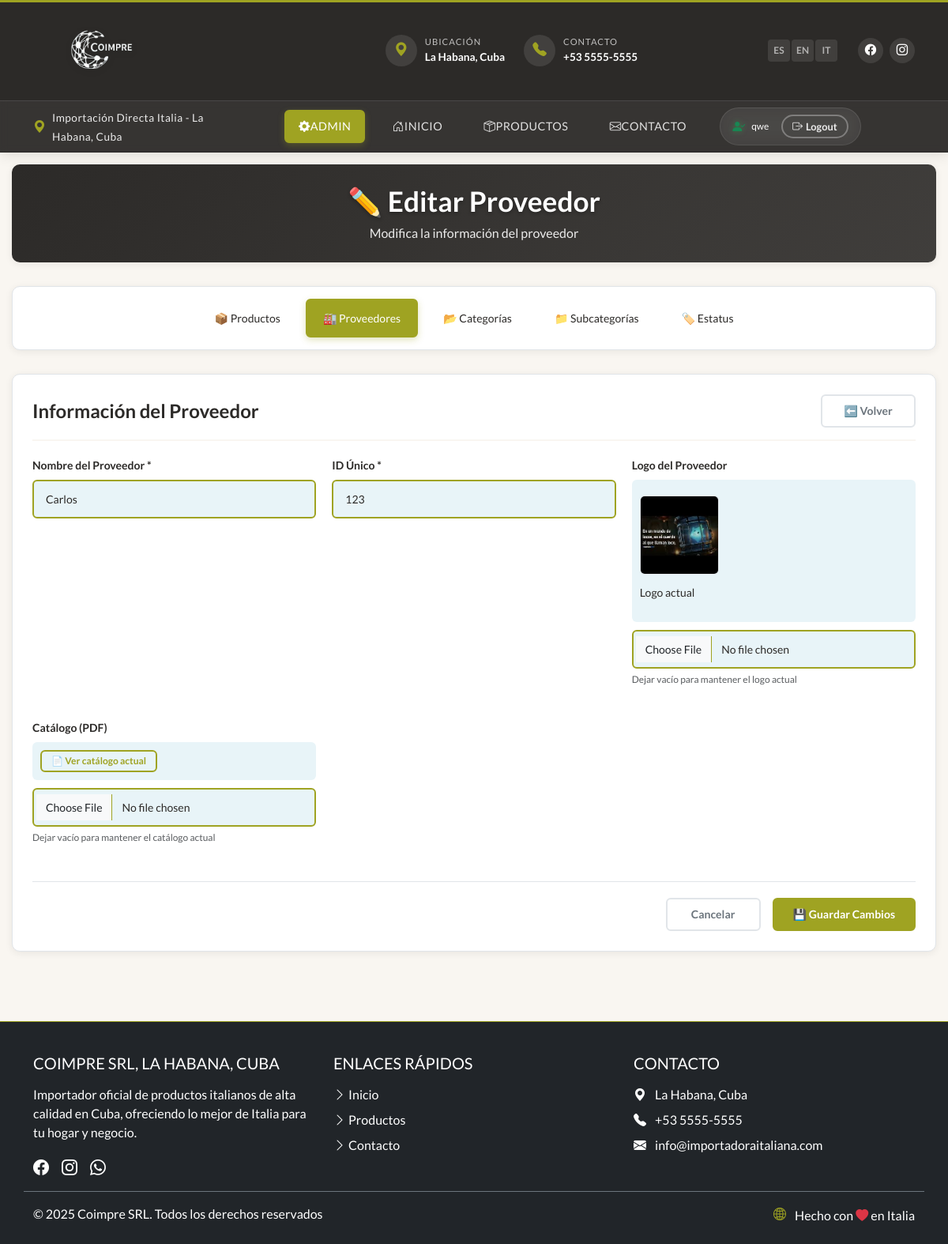
Screenshot of /productos/admin/proveedores/edit/1/ (signed in) with the database file from the repository.
### productos/models.py (models this page shows, shortened)
class Proveedor(models.Model):
    name = models.CharField(max_length=120, verbose_name="Nombre")
    slug = models.SlugField(unique=True, blank=True)
    logo = models.ImageField(upload_to='proveedores/', blank=True, null=True, verbose_name="Logo")
    id_unico = models.CharField(max_length=50, unique=True, verbose_name="ID Único", help_text="Identificador único del proveedor", default="temp_id")
    catalogo = models.FileField(upload_to='catalogos/', blank=True, null=True, verbose_name="Catálogo (PDF)")
    def count_productos(self):
        """Cuenta los productos activos del proveedor"""
        return self.productos_asociados.count()
    count_productos.short_description = "Productos Activos"
    class Meta:
        verbose_name = "Proveedor"
        verbose_name_plural = "Proveedores"

### productos/views.py (the view)
    def wrapper(request, *args, **kwargs):
        if not request.user.is_authenticated:
            messages.warning(request, 'Debes iniciar sesión para acceder a esta página.')
            return redirect('productos:secret_login')
        if not is_staff_user(request.user):
            messages.error(request, 'No tienes permisos para acceder a esta página.')
            raise Http404("Página no encontrada")
        return view_func(request, *args, **kwargs)

### productos/templates/productos/edit_proveedor.html (shortened to what this page needs)
{% extends 'coimpres_cuba/base.html' %}
{% load static %}
{% block extra_css %}
<link rel="stylesheet" href="{% static 'css/admin.css' %}">
{% endblock %}
{% block content %}
<div class="admin-container">
    <div class="admin-header">
        <h1>✏️ Editar Proveedor</h1>
        <p>Modifica la información del proveedor</p>
    </div>
    <div class="admin-nav">
        <a href="{% url 'productos:admin_panel' %}" class="nav-link">📦 Productos</a>
        <a href="{% url 'productos:manage_proveedores' %}" class="nav-link active">🏭 Proveedores</a>
        <a href="{% url 'productos:manage_categories' %}" class="nav-link">📂 Categorías</a>
        <a href="{% url 'productos:manage_subcategories' %}" class="nav-link">📁 Subcategorías</a>
        <a href="{% url 'productos:manage_estatus' %}" class="nav-link">🏷️ Estatus</a>
    </div>
    <div class="admin-section">
        <div class="section-header">
            <h2>Información del Proveedor</h2>
            <a href="{% url 'productos:manage_proveedores' %}" class="btn btn-secondary">⬅️ Volver</a>
        </div>
        <form method="post" enctype="multipart/form-data">
            <div class="form-grid">
                <div class="form-group">
                    <label for="proveedor_name">Nombre del Proveedor *</label>
                    <input type="text" id="proveedor_name" name="name" class="form-control" value="{{ proveedor.name|default:'' }}" required>
                </div>
                <div class="form-group">
                    <label for="proveedor_id_unico">ID Único *</label>
                    <input type="text" id="proveedor_id_unico" name="id_unico" class="form-control" value="{{ proveedor.id_unico|default:'' }}" required>
                </div>
                <div class="form-group">
                    <label for="proveedor_logo">Logo del Proveedor</label>
                    {% if proveedor.logo %}
                        <div class="current-file">
                            <img src="{{ proveedor.logo.url }}" alt="{{ proveedor.name }}" class="current-logo">
                            <p><small>Logo actual</small></p>
                        </div>
                    {% endif %}
                    <input type="file" id="proveedor_logo" name="logo" class="form-control" accept="image/*">
                    <small class="form-text text-muted">Dejar vacío para mantener el logo actual</small>
                </div>
                <div class="form-group">
                    <label for="proveedor_catalogo">Catálogo (PDF)</label>
                    {% if proveedor.catalogo %}
                        <div class="current-file">
                            <a href="{{ proveedor.catalogo.url }}" target="_blank" class="btn btn-sm btn-outline-primary">📄 Ver catálogo actual</a>
                        </div>
                    {% endif %}
                    <input type="file" id="proveedor_catalogo" name="catalogo" class="form-control" accept=".pdf">
                    <small class="form-text text-muted">Dejar vacío para mantener el catálogo actual</small>
                </div>
            </div>
            <div class="form-actions">
                <a href="{% url 'productos:manage_proveedores' %}" class="btn btn-secondary">Cancelar</a>
                <button type="submit" class="btn btn-primary">💾 Guardar Cambios</button>
            </div>
        </form>
    </div>
</div>
{% endblock %}

### coimpres_cuba/templates/coimpres_cuba/base.html (shortened to what this page needs)
{% load static %}
<!DOCTYPE html>
<html lang="{{ lang }}">
<head>
    <link href="https://cdn.jsdelivr.net/npm/bootstrap@5.3.0/dist/css/bootstrap.min.css" rel="stylesheet">
    <link rel="stylesheet" href="https://cdn.jsdelivr.net/npm/bootstrap-icons@1.11.0/font/bootstrap-icons.css">
    <link rel="stylesheet" href="https://cdnjs.cloudflare.com/ajax/libs/animate.css/4.1.1/animate.min.css">
    <link rel="stylesheet" href="{% static 'css/styles.css' %}">
    <link rel="stylesheet" href="{% static 'css/header.css' %}">
    <link rel="stylesheet" href="{% static 'css/components.css' %}">
    {% block extra_css %}{% endblock %}
</head>
<body>
    <header class="enhanced-header position-relative">
        <div class="container py-0">
            <div class="header-main py-3">
                <div class="row align-items-center">
                    <div class="col-lg-4 col-md-3 col-7">
                        <a class="header-logo-container" href="{% url 'home' %}">
                            <div class="logo-wrapper">
                                <img src="{% static 'img/logo_3.png' %}" alt="Coimpres Cuba Logo" class="logo-img" />
                            </div>
                        </a>
                    </div>
                    <div class="col-lg-5 col-md-6 d-none d-md-block">
                        <div class="header-contact-info d-flex justify-content-center">
                            <div class="contact-info-item me-4">
                                <div class="contact-icon">
                                    <i class="bi bi-geo-alt-fill"></i>
                                </div>
                                <div class="contact-text">
                                    <span class="contact-label">Ubicación</span>
                                    <span class="contact-value">La Habana, Cuba</span>
                                </div>
                            </div>
                            <div class="contact-info-item">
                                <div class="contact-icon">
                                    <i class="bi bi-telephone-fill"></i>
                                </div>
                                <div class="contact-text">
                                    <span class="contact-label">Contacto</span>
                                    <span class="contact-value">+53 5555-5555</span>
                                </div>
                            </div>
                        </div>
                    </div>
                    <div class="col-lg-3 col-md-3 col-5">
                        <div class="header-actions d-flex align-items-center justify-content-end">
                            <div class="language-selector me-3">
                                <div class="btn-group" role="group">
                                    <a href="?lang=es" class="lang-btn {% if lang == 'es' %}active{% endif %}">ES</a>
                                    <a href="?lang=en" class="lang-btn {% if lang == 'en' %}active{% endif %}">EN</a>
                                    <a href="?lang=it" class="lang-btn {% if lang == 'it' %}active{% endif %}">IT</a>
                                </div>
                            </div>
                            <div class="header-social-icons d-none d-lg-flex">
                                <a href="#" class="social-icon-circle" aria-label="Facebook">
                                    <i class="bi bi-facebook"></i>
                                </a>
                                <a href="#" class="social-icon-circle" aria-label="Instagram">
                                    <i class="bi bi-instagram"></i>
                                </a>
                            </div>
                        </div>
                    </div>
                </div>
            </div>
        </div>
        <nav class="enhanced-nav">
            <div class="container">
                <div class="d-flex align-items-center justify-content-between py-2">
                    <div class="location-full d-none d-md-flex align-items-center">
                        <div class="location-icon">
                            <i class="bi bi-geo-alt-fill text-accent me-2"></i>
                        </div>
                        <div>
                            <span class="location-text">Importación Directa Italia - La Habana, Cuba</span>
                        </div>
                    </div>
                    <div class="navbar-collapse collapse-mobile d-lg-flex align-items-center justify-content-center" id="navbarNav">
                        <ul class="navbar-nav d-flex align-items-center">
                            {% if user.is_authenticated and user.is_staff %}
                            <li class="nav-item">
                                <a class="nav-link {% if '/productos/admin/' in request.path %}active{% endif %}" href="{% url 'productos:admin_panel' %}" title="Panel de Administración">
                                    <i class="bi bi-gear-fill"></i> Admin
                                </a>
                            </li>
                            {% endif %}
                            <li class="nav-item">
                                <a class="nav-link {% if request.path == '/' %}active{% endif %}" href="/">
                                    <i class="bi bi-house-door"></i> {{ i18n.home|default:"Inicio" }}
                                </a>
                            </li>
                            <li class="nav-item">
                                <a class="nav-link {% if request.path == '/productos/' %}active{% endif %}" href="/productos/">
                                    <i class="bi bi-box-seam"></i> {{ i18n.products|default:"Productos" }}
                                </a>
                            </li>
                            <li class="nav-item">
                                <a class="nav-link {% if request.path == '/contact/' %}active{% endif %}" href="/contact/">
                                    <i class="bi bi-envelope"></i> {{ i18n.contact|default:"Contacto" }}
                                </a>
                            </li>
                        </ul>
                        {% if user.is_authenticated and user.is_staff %}
                        <div class="navbar-auth-info d-flex align-items-center ms-lg-3">
                            <div class="auth-user-info d-none d-lg-flex align-items-center me-3">
                                <i class="bi bi-person-check-fill text-success me-2"></i>
                                <span class="text-white small">{{ user.get_full_name|default:user.username }}</span>
                            </div>
                            <a href="{% url 'productos:admin_logout' %}" class="btn btn-outline-light btn-sm" title="Cerrar Sesión">
                                <i class="bi bi-box-arrow-right"></i>
                                <span class="d-none d-lg-inline ms-1">Logout</span>
                            </a>
                        </div>
                        {% endif %}
                    </div>
                </div>
            </div>
        </nav>
    </header>
    <main>
        {% block content %}{% endblock %}
    </main>
    <footer class="bg-dark text-white py-4 mt-5">
        <div class="container">
            <div class="row py-3">
                <div class="col-lg-4 col-md-6 mb-4 mb-md-0">
                    <h5 class="text-uppercase mb-3">Coimpre SRL, La Habana, Cuba</h5>
                    <p class="mb-3">{{ i18n.footer_description|default:"Importador oficial de productos italianos de alta calidad en Cuba, ofreciendo lo mejor de Italia para tu hogar y negocio." }}</p>
                    <div class="d-flex social-icons">
                        <a href="#" class="me-3 text-white"><i class="bi bi-facebook fs-5"></i></a>
                        <a href="#" class="me-3 text-white"><i class="bi bi-instagram fs-5"></i></a>
                        <a href="#" class="text-white"><i class="bi bi-whatsapp fs-5"></i></a>
                    </div>
                </div>
                <div class="col-lg-4 col-md-6 mb-4 mb-md-0">
                    <h5 class="text-uppercase mb-3">{{ i18n.quick_links|default:"Enlaces Rápidos" }}</h5>
                    <ul class="list-unstyled">
                        <li class="mb-2"><a href="/" class="text-white text-decoration-none"><i class="bi bi-chevron-right"></i> {{ i18n.home|default:"Inicio" }}</a></li>
                        <li class="mb-2"><a href="{% url 'productos:product_list' %}" class="text-white text-decoration-none"><i class="bi bi-chevron-right"></i> {{ i18n.products|default:"Productos" }}</a></li>
                        <li><a href="/contact/" class="text-white text-decoration-none"><i class="bi bi-chevron-right"></i> {{ i18n.contact|default:"Contacto" }}</a></li>
                    </ul>
                </div>
                <div class="col-lg-4 col-md-6">
                    <h5 class="text-uppercase mb-3">{{ i18n.contact|default:"Contacto" }}</h5>
                    <p class="mb-2"><i class="bi bi-geo-alt-fill me-2"></i> {{ i18n.address|default:"La Habana, Cuba" }}</p>
                    <p class="mb-2"><i class="bi bi-telephone-fill me-2"></i> +53 5555-5555</p>
                    <p class="mb-2"><i class="bi bi-envelope-fill me-2"></i> info@importadoraitaliana.com</p>
                </div>
            </div>
            <div class="row pt-3 border-top border-secondary">
                <div class="col-md-6">
                    <p class="mb-0">&copy; 2025 Coimpre SRL. {{ i18n.rights|default:"Todos los derechos reservados" }}</p>
                </div>
                <div class="col-md-6 text-md-end">
                    <p class="mb-0">
                        <i class="bi bi-globe2 text-accent me-2"></i>
                        <span class="align-middle">{{ i18n.made_with_love|default:"Hecho con" }} <i class="bi bi-heart-fill text-danger"></i> {{ i18n.in_italy|default:"en Italia" }}</span>
                    </p>
                </div>
            </div>
        </div>
    </footer>
  </body>
</html>

### rows the page displays
Proveedor: name "Carlos", id_unico "123", logo (picture)

### other values shown
{{ i18n.home|default:"Inicio" }} "INICIO"
{{ i18n.products|default:"Productos" }} "PRODUCTOS"
{{ i18n.contact|default:"Contacto" }} "CONTACTO"
{{ user.get_full_name|default:user.username }} "qwe"
{{ i18n.quick_links|default:"Enlaces Rápidos" }} "ENLACES RÁPIDOS"
{{ i18n.home|default:"Inicio" }} "Inicio"
{{ i18n.products|default:"Productos" }} "Productos"
{{ i18n.contact|default:"Contacto" }} "Contacto"
{{ i18n.address|default:"La Habana, Cuba" }} "La Habana, Cuba"
{{ i18n.rights|default:"Todos los derechos reservados" }} "Todos los derechos reservados"
{{ i18n.made_with_love|default:"Hecho con" }} "Hecho con"
{{ i18n.in_italy|default:"en Italia" }} "en Italia"
